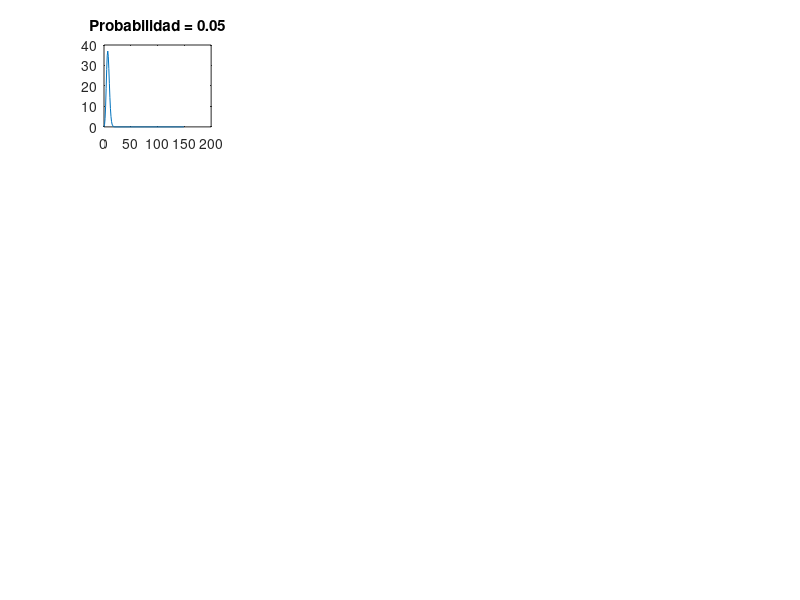

Here is the MATLAB script that generated this plot: (Note: this script raises an error after producing the figure.)
clc
clear 
close all
%Estudio de la distribución Poisson
    N=150;  %Número de nodos
    a=16;  %Número de repeticiones
%Cáclulo de los grafos y la Poisson
    for iN=1:a
        p(iN)=0.05*(iN); %Cálculo de las probabilidades
        A=rand(N)<p(iN);
        for i=1:N
            A(i,i)=0.0;
        end
        A=triu(A);
        A=A+A';     %Matriz de adyacencia
        b=sum(A);
        k=p(iN)*(N-1);
        K=0:N-1;
        P=(iN/(iN-0.5)).*(((exp(1).^-k)*k.^K)./factorial(K)); %Cálculo de la Poisson 
        P=P.*(125+iN^2);                            %Normalización de la Poisson
        %Representación de la Poisson junto al histograma
            subplot(sqrt(a),sqrt(a),iN)
            plot(K,P)
            title(['Probabilidad = ',num2str(p(iN))])
            hold on
            histogram(b) 
    end
